Frame 1 (no input): blank canvas, image omitted
Frame 60 (no input): blank canvas, image omitted
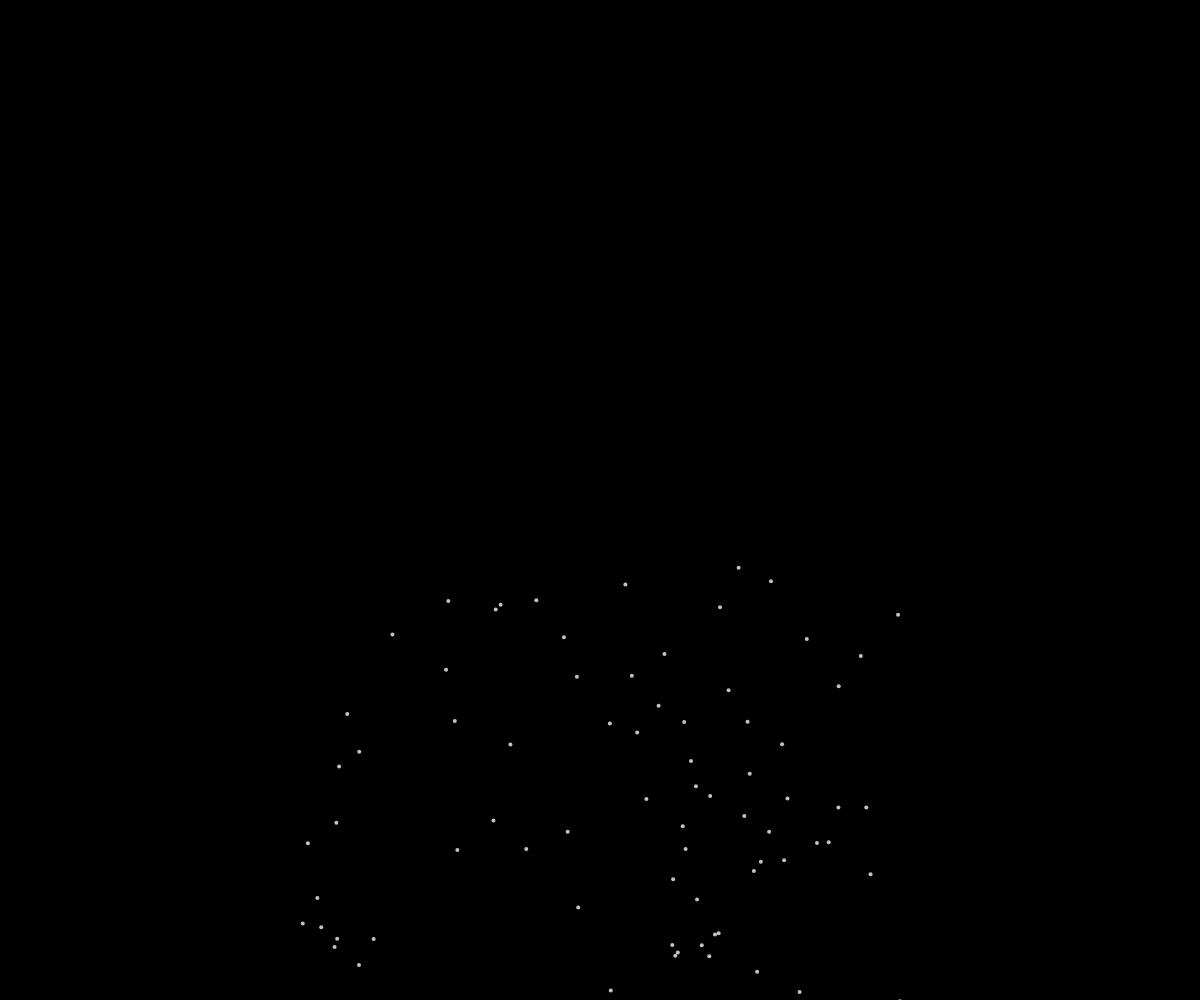
Frame 120 (the mouse pressed at the canvas centre since frame 60)

The p5.js sketch whose frames 1 and 60 were blank and that drew this single picture after the mouse press (run headless with seeded random() and noise() and a simulated clock; from frame 60 on, the mouse is pressed at the canvas centre):

// p5.js sketch
// ── sketch.js
// OOP Fireworks Demo

class Particle {
  constructor(x, y) {
    this.x = x;
    this.y = y;
    this.dx = random(-5, 5);
    this.dy = random(-5, 5);
    this.radius = 2;
    this.r = 255;
    this.g = 255;
    this.b = 255;
    this.a = 255;
  }

  display() {
    noStroke();
    fill(this.r, this.g, this.b, this.a);
    circle(this.x, this.y, this.radius*2);
  }

  update() {
    this.dy += 0.2;

    this.x += this.dx;
    this.y += this.dy;

    this.a -= 1;
  }
}

let allFireworks = [];
const CLICK_PARTICLES = 100;

function setup() {
  createCanvas(windowWidth, windowHeight);
}

function draw() {
  background(0);
  for (let firework of allFireworks) {
    firework.update();
    firework.display();
  }
}

function mousePressed() {
  for (let i = 0; i < CLICK_PARTICLES; i++) {
    let newFirework = new Particle(mouseX, mouseY);
    allFireworks.push(newFirework);
  }
}
